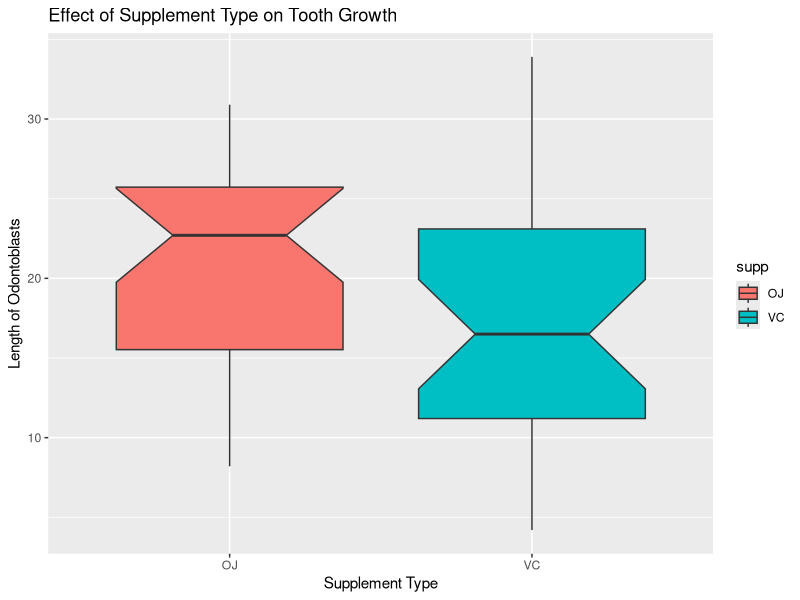
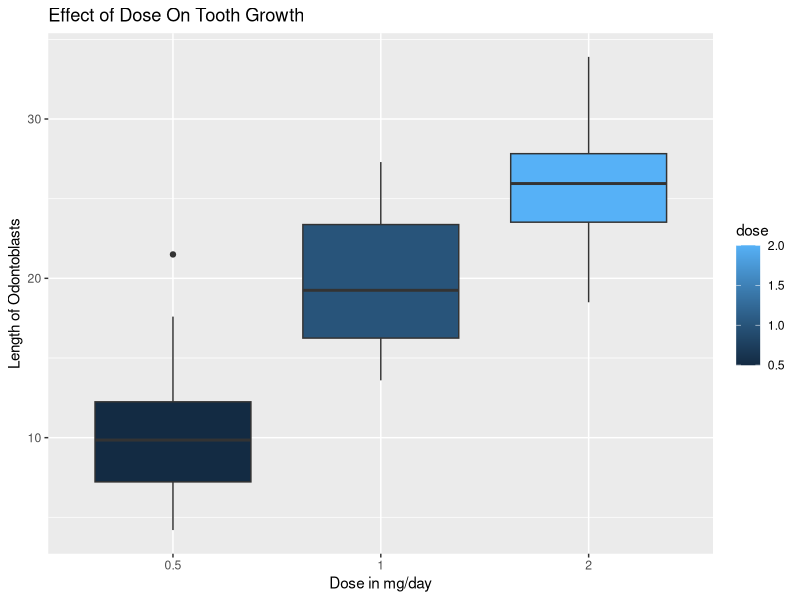

Generate these figures, in order, with R:
## ---- chunk 1
# Load required libraries
library(datasets)
library(dplyr)
library(ggplot2)
# Assign ToothGrowth data to variable df in 'tibble' form for easier printing
df <- tbl_df(ToothGrowth)
## ---- chunk 2
# Boxplot of the values separated by supplement type
ggplot(df, aes(supp, len)) +
    geom_boxplot(aes(fill = supp), notch = TRUE) +
    labs(title = "Effect of Supplement Type on Tooth Growth",
         x = "Supplement Type",
         y = "Length of Odontoblasts")
## ---- chunk 3
# Boxplot of the values separated by dose amount
ggplot(df, aes(factor(dose), len)) +
    geom_boxplot(aes(fill = dose)) +
    labs(title = "Effect of Dose On Tooth Growth",
         x = "Dose in mg/day",
         y = "Length of Odontoblasts")
## ---- chunk 4
#Print put basic summary of our data
summary(df)
# Print out levels for supplement type 'supp'
levels(df$supp)
# Print out unique values for dose amount 'dose'
unique(df$dose)
## ---- chunk 5
df %>% 
    group_by(dose) %>% 
        summarise(len = mean(len))
## ---- chunk 6
df %>% 
    group_by(supp) %>% 
        summarise(len = mean(len))
## ---- chunk 7
# Use function t.test on the dataset
t.test(len ~ supp, df)
## ---- chunk 8
# Testing 0.5 against 1.0 by removing those rows where dose = 2.0
t.test(len ~ dose, df[df$dose != 2, ])
## ---- chunk 9
# Testing 0.5 against 2.0 by removing those rows where dose = 1.0
t.test(len ~ dose, df[df$dose != 1, ])
## ---- chunk 10
# Testing 1.0 against 2.0 by removing those rows where dose = 0.5
t.test(len ~ dose, df[df$dose != 0.5, ])
